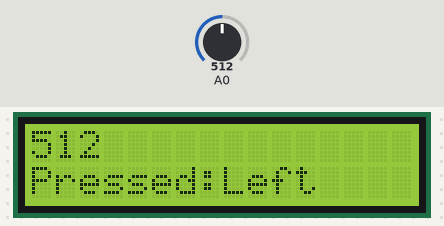
A sketch run on a simulated Arduino Uno, built with avr-gcc and run on an emulated ATmega328P. On the bench: 16×2 character LCD. The test bench sets the inputs (shaded band); at power-on: A0 = 512.

Above: at 1.2 s.
1.3 s: A0 set to 400
At 2.5 s:
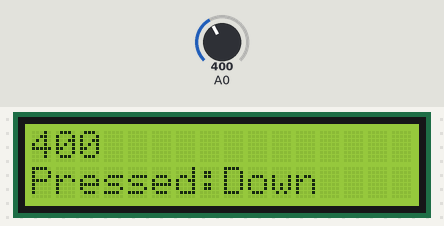
2.8 s: A0 set to 200
At 3.8 s:
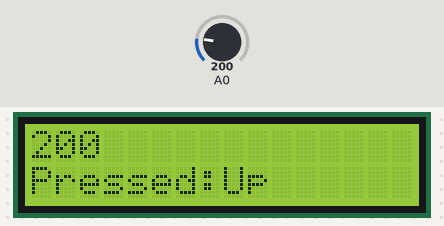
4.3 s: A0 set to 50
At 4.9 s:
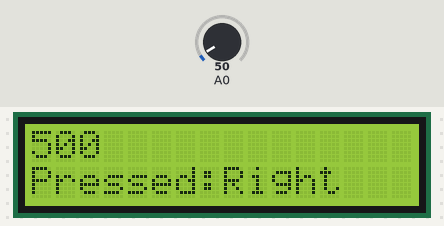
5.8 s: A0 set to 640
At 6.1 s:
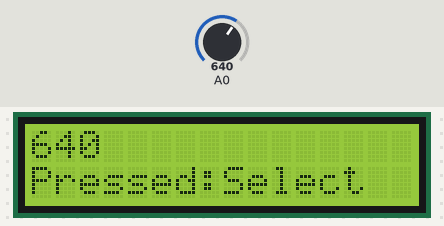
Timing chart, 0 to 8.3 s (numbered marks = the images above; inputs shaded):
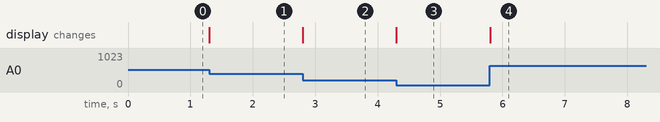

Measured:
- after the input at 1.3 s, the display: changes at once (image 1)
- after the input at 2.8 s, the display: changes at once (image 2)
- after the input at 4.3 s, the display: changes at once (image 3)
- after the input at 5.8 s, the display: changes at once (image 4)

The sketch:

zad_5.ino
```cpp
/*  W tym zadaniu wykorzystamy wyświetlacz w praktyczny sposób. Pierwszym celem jest odczytywanie analogowego sygnału z pinu A0
 *  za pomocą funkcji analogRead(0) a następnie w pierwszej lini wyświetlanie tej wartości.
 *  Drugim celem jest wyświetlenie w drugiej lini napisu "Pressed:" cały czas.
 *  Po napisie tym wyświetlić należy napis {"Select", "Left", "Right", "Up", "Down"} w zależności od wciśniętego przycisku
 *  [Podane w odzielnym pliku zakresy przycisków są teoretyczne i należy je wcześniej sprawdzić]
 */

#include <LiquidCrystal.h>

//Przydatne Aliasy
#define pin_RS 8
#define pin_EN 9
#define pin_d4 4
#define pin_d5 5
#define pin_d6 6
#define pin_d7 7
#define pin_BL 10

// Inicjalizacja wyświetlacza odpowiednimi pinami
LiquidCrystal lcd( pin_RS,  pin_EN,  pin_d4,  pin_d5,  pin_d6,  pin_d7);

void setup() {
  lcd.begin(16, 2);
  lcd.setCursor(0,1);
  lcd.print("Pressed:");
}

void loop() {
  int x;
  x = analogRead (0);
  lcd.setCursor(0,0);
  if(x != 1023){
    lcd.print(x);
  }
  lcd.setCursor(8,1);
  if (x < 60) {
    lcd.print ("Right ");
  }
  else if (x < 210) {
    lcd.print ("Up    ");
  }
  else if (x < 410){
    lcd.print ("Down  ");
  }
  else if (x < 630){
    lcd.print ("Left  ");
  }
  else if (x < 830){
    lcd.print ("Select");
  }
}
```
